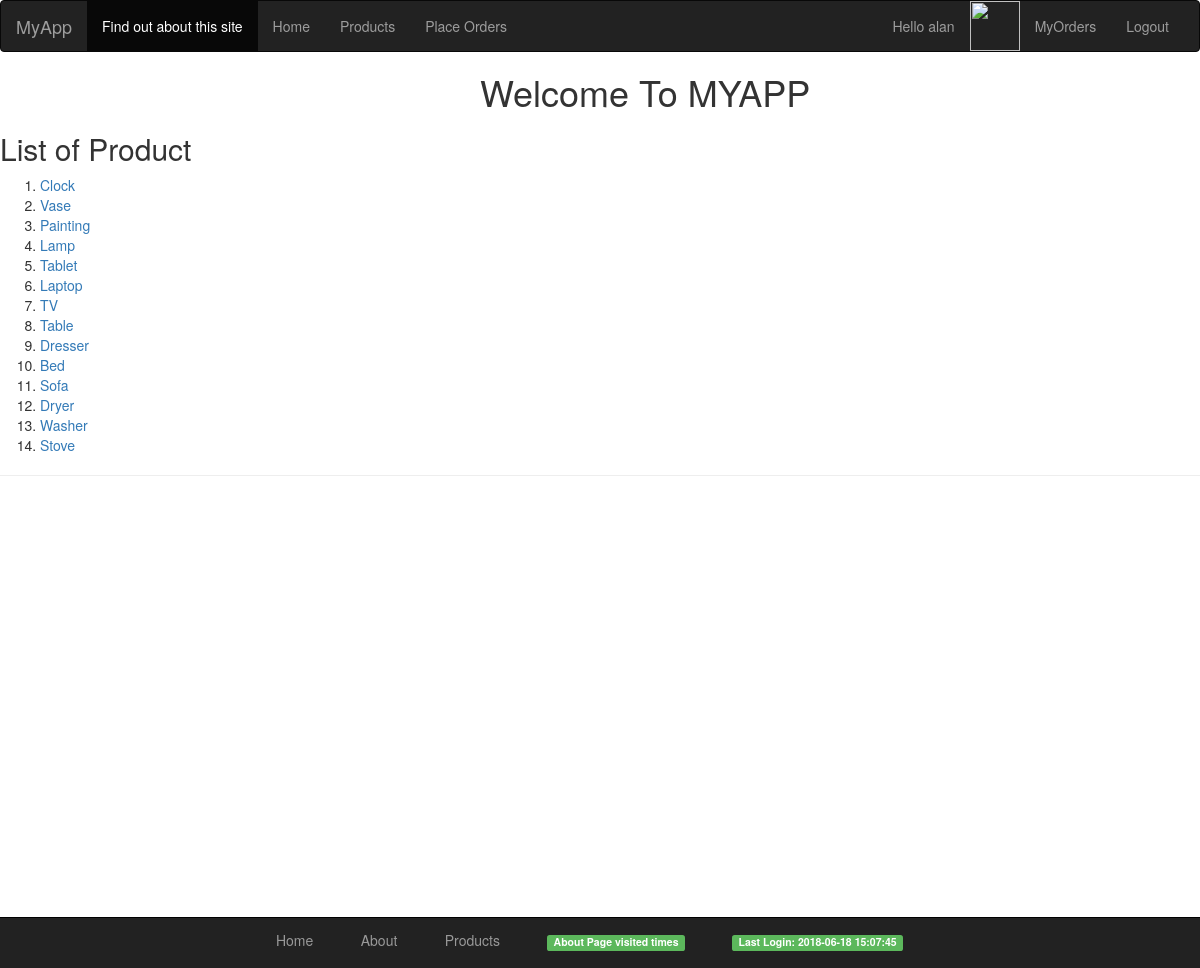
The app's page /myapp/products/ (signed in) with its own data.
### myapp/models.py (models this page shows, shortened)
class Product(models.Model):
    category = models.ForeignKey(Category, related_name='products', on_delete=models.CASCADE)
    name = models.CharField(max_length=200)
    price = models.DecimalField(max_digits=10, decimal_places=2)
    stock = models.PositiveIntegerField(default=100)
    available = models.BooleanField(default=True)
    description = models.TextField(blank=True)
    interested = models.PositiveIntegerField(default=0)

### myapp/views.py (the view)
def products(request):
    if request.user.is_authenticated:
        testuser = request.user
    else:
        testuser = ""
    prodlist = Product.objects.all().order_by('id')
    return render(request, 'myapp/products.html', {'prodlist': prodlist, 'testuser': testuser})

### templates/myapp/products.html
{% extends 'myapp/base.html' %}
{% block body_block %}
{% if prodlist %}
        <h2>List of Product</h2>
        <ol>
            {% for prod in prodlist %}
                <li> <a href="{% url 'myapp:product details' prod.pk %}"> {{ prod.name}} </a></li>
            {% endfor %}
        </ol>
    {% else %}
        <strong>There are no available Products!</strong>
    {% endif %}
{% endblock %}

### templates/myapp/base.html (shortened to what this page needs)
<!DOCTYPE html>
<html>
    <head>
    {% load staticfiles %}
        <link rel="stylesheet" type="text/css" href="{% static 'myapp/style.css' %}" />
    <link rel ="stylesheet" type="text/css" href="https://maxcdn.bootstrapcdn.com/bootstrap/3.3.7/css/bootstrap.min.css" />
    </head>
    <body>
    <nav class="navbar navbar-inverse">
  <div class="container-fluid">
    <div class="navbar-header">
      <a class="navbar-brand" href="{% url 'myapp:index' %}">MyApp</a>
    </div>
    <div class="collapse navbar-collapse" id="bs-example-navbar-collapse-1">
      <ul class="nav navbar-nav">
        <li class="active"><a href="{% url 'myapp:about' %}">Find out about this site</a></li>
        <li><a href = "{% url 'myapp:index' %}">Home </a></li>
        <li><a href = "{% url 'myapp:products' %}">Products </a></li>
          <li><a href = "{% url 'myapp:place order' %}">Place Orders </a></li>
      </ul>
      <ul class="nav navbar-nav navbar-right">
        <li>
            {% if testuser %}
                <a href="#"> Hello {{testuser.username }}</a>
                <li><img src="{{ testuser.client.picture }}" height="50" width="50" /></li>
                <li> <a href="{% url 'myapp:myorders' %}">MyOrders</a> </li>
                <li> <a href="{% url 'myapp:logout' %}">Logout</a> </li>
            {% else %}
               <li> <a href="{% url 'myapp:login' %}" >Login</a></li>
        {% endif %}
      </ul>
    </div>
  </div>
</nav>
        <div>
            <h1 style="margin-left: 40%;">Welcome To MYAPP</h1>
            {% block body_block %}*** {% endblock %}
        </div>
        <hr />
    <footer style="z-index: 2">
  <div class="container">
    <p>
        <ul class="footerbar">
                <li class="footerli"><a href = "{% url 'myapp:index' %}">Home</a></li>
                <li class="footerli"><a href = "{% url 'myapp:about' %}">About</a></li>
                 <li class="footerli"><a href = "{% url 'myapp:products' %}">Products</a><br/></li>
                <li class="footerli"><label class="label label-success" style="float: right;"> About Page visited {{ request.COOKIES.about_visits}} times</label></li>
                <li class="footerli"><label class="label label-success" style="float: right;"> Last Login: {{ request.session.last_login}} </label></li>
        </ul>
    </p>
  </div>
</footer>
    </body>
</html>

### myapp/static/myapp/style.css (style rules this page uses)
body { background-color: aqua; color: black; }

### templates/myapp/base.html (style rules this page uses)
html, body { height: 110%; }
ul.footerbar { display: block; list-style-type: none; }
li.footerli { padding-left: 5%; display: inline-flex; }
footer { position: fixed; width: 100%; color: #666; background: #222; padding: 2px 0 2px 0; border-top: 1px solid #000; bottom: 0; overflow: hidden; margin-top: 10%; }
footer a { color: #999; }
.container { max-width: 940px; }

### records on screen
Product: name "Clock"
Product: name "Vase"
Product: name "Painting"
Product: name "Lamp"
Product: name "Tablet"
Product: name "Laptop"
Product: name "TV"
Product: name "Table"
Product: name "Dresser"
Product: name "Bed"
Product: name "Sofa"
Product: name "Dryer"
Product: name "Washer"
Product: name "Stove"

### other values on screen
{{ testuser.username }} "alan"
{{ request.session.last_login }} "2018-06-18 15:07:45"
